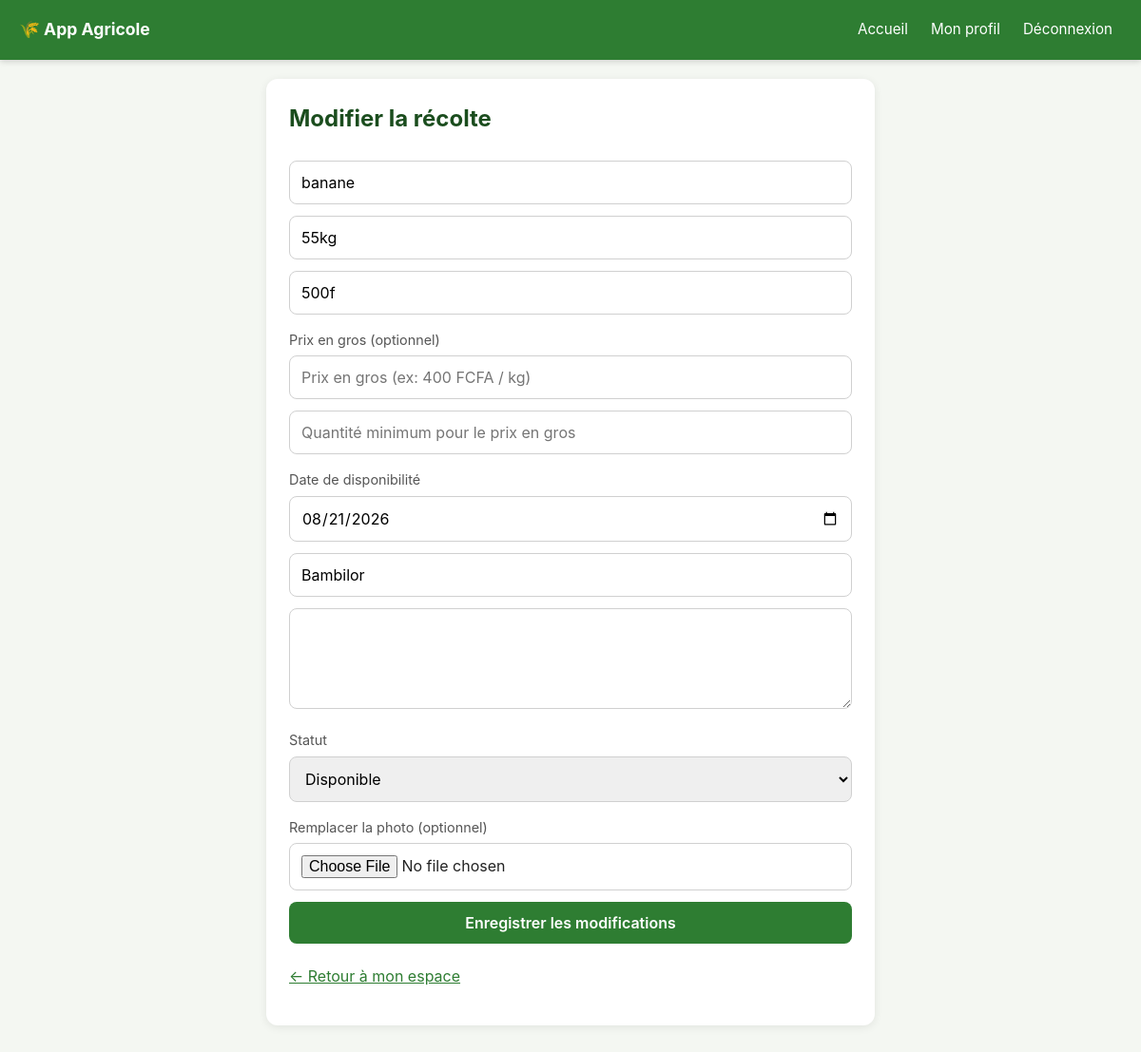
The page /espace-agriculteur/modifier-recolte/2 (signed in) on the database its author committed.
### tables this page shows
CREATE TABLE recoltes (
            id INTEGER PRIMARY KEY AUTOINCREMENT,
            agriculteur_id INTEGER NOT NULL,
            nom TEXT NOT NULL,
            quantite TEXT NOT NULL,
            prix TEXT NOT NULL,
            date_disponibilite TEXT NOT NULL,
            localite TEXT NOT NULL,
            description TEXT,
            photo TEXT,
            date_creation TEXT DEFAULT CURRENT_TIMESTAMP, prix_gros TEXT, quantite_gros_min TEXT, statut TEXT NOT NULL DEFAULT 'disponible',
            FOREIGN KEY (agriculteur_id) REFERENCES "utilisateurs_ancien" (id)
        );

### app.py (the view, shortened to what this page needs)
@app.route("/espace-agriculteur/modifier-recolte/<int:recolte_id>", methods=["GET", "POST"])
def modifier_recolte(recolte_id):
    if not utilisateur_connecte() or session["role"] != "agriculteur":
        return redirect(url_for("connexion"))
    connexion_bd = get_connexion()
    recolte = connexion_bd.execute(
        "SELECT * FROM recoltes WHERE id = ? AND agriculteur_id = ?",
        (recolte_id, session["utilisateur_id"])
    ).fetchone()
    if recolte is None:
        connexion_bd.close()
        flash("Récolte introuvable.")
        return redirect(url_for("espace_agriculteur"))
    connexion_bd.close()
    return render_template("modifier_recolte.html", recolte=recolte)

### app.py (called while the page is built)
def utilisateur_connecte():
    return "utilisateur_id" in session

### database.py (called while the page is built)
def get_connexion():
    if UTILISE_POSTGRES:
        connexion_brute = psycopg2.connect(
            DATABASE_URL, cursor_factory=psycopg2.extras.RealDictCursor
        )
    else:
        connexion_brute = sqlite3.connect(DB_NAME)
        connexion_brute.row_factory = sqlite3.Row
    return ConnexionCompatible(connexion_brute)

    def execute(self, requete, parametres=()):
        curseur = self._connexion.cursor()
        if UTILISE_POSTGRES:
            requete = requete.replace("?", "%s")
        curseur.execute(requete, parametres)
        return curseur

    def close(self):
        self._connexion.close()

### templates/modifier_recolte.html (shortened to what this page needs)
{% extends "base.html" %}
{% block contenu %}
    <h2>Modifier la récolte</h2>
    <form method="POST" enctype="multipart/form-data">
        <input type="text" name="nom" value="{{ recolte.nom }}" required>
        <input type="text" name="quantite" value="{{ recolte.quantite }}" required>
        <input type="text" name="prix" value="{{ recolte.prix }}" required>
        <label>Prix en gros (optionnel)</label>
        <input type="text" name="prix_gros" value="{{ recolte.prix_gros or '' }}" placeholder="Prix en gros (ex: 400 FCFA / kg)">
        <input type="text" name="quantite_gros_min" value="{{ recolte.quantite_gros_min or '' }}" placeholder="Quantité minimum pour le prix en gros">
        <label>Date de disponibilité</label>
        <input type="date" name="date_disponibilite" value="{{ recolte.date_disponibilite }}" required>
        <input type="text" name="localite" value="{{ recolte.localite }}" required>
        <textarea name="description" rows="4">{{ recolte.description or '' }}</textarea>
        <label>Statut</label>
        <select name="statut">
            <option value="disponible" {% if recolte.statut == 'disponible' %}selected{% endif %}>Disponible</option>
        </select>
        <label>Remplacer la photo (optionnel)</label>
        <input type="file" name="photo" accept="image/*">
        <button type="submit">Enregistrer les modifications</button>
    </form>
    <p><a href="{{ url_for('espace_agriculteur') }}">← Retour à mon espace</a></p>
{% endblock %}

### templates/base.html (style rules this page uses)
* { box-sizing: border-box; }
body { font-family: -apple-system, BlinkMacSystemFont, "Segoe UI", Arial, sans-serif; background-color: #f4f7f2; margin: 0; padding: 0; color: #222; line-height: 1.5; }
h1, h2, h3 { color: #1b4d1e; margin-top: 0; }
input, select, textarea, button { width: 100%; padding: 12px; margin: 6px 0; border-radius: 8px; border: 1px solid #d0d0d0; font-family: inherit; font-size: 1em; }
label { font-size: 0.9em; color: #555; margin-top: 10px; display: block; }
button { background-color: #2e7d32; color: white; border: none; cursor: pointer; font-weight: 600; transition: background-color 0.15s; }
a { color: #2e7d32; }

### rows shown on the page
recoltes: nom "banane", quantite "55kg", prix "500f", date_disponibilite "08/21/2026", localite "Bambilor", statut "Disponible"
